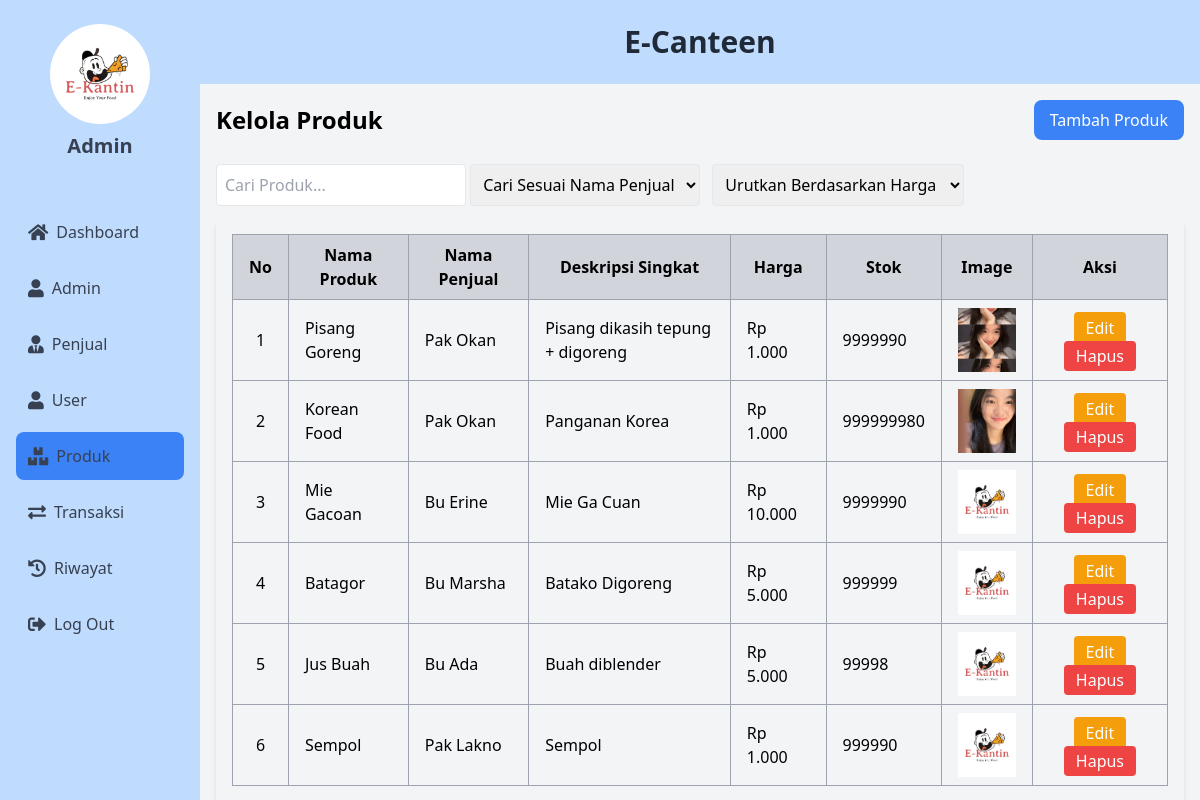
The app's page /e-canteen/barang/barang.php with its own data.
### tables this page shows
CREATE TABLE `produk` (
  `id_produk` int NOT NULL AUTO_INCREMENT,
  `id_penjual` int NOT NULL,
  `nama_produk` varchar(100) NOT NULL,
  `deskripsi_produk` varchar(100) NOT NULL,
  `harga` decimal(10,2) NOT NULL,
  `stok` int NOT NULL,
  `image` blob NOT NULL,
  `tanggal_dimasukan` timestamp NOT NULL DEFAULT CURRENT_TIMESTAMP,
  PRIMARY KEY (`id_produk`),
  KEY `produk_penjual_FK` (`id_penjual`),
  CONSTRAINT `produk_penjual_FK` FOREIGN KEY (`id_penjual`) REFERENCES `penjual` (`id_penjual`) ON DELETE CASCADE ON UPDATE CASCADE
);

CREATE TABLE `penjual` (
  `id_penjual` int NOT NULL AUTO_INCREMENT,
  `nama_penjual` varchar(100) NOT NULL,
  `kontak` varchar(100) NOT NULL,
  `status` enum('aktif','non-aktif') NOT NULL,
  `tanggal_bergabung` timestamp NOT NULL,
  `saldo` decimal(10,2) NOT NULL DEFAULT '0.00',
  `withdrawable_balance` decimal(10,2) NOT NULL DEFAULT '0.00',
  PRIMARY KEY (`id_penjual`)
);

### e-canteen/barang/barang.php (the view, shortened to what this page needs)
<?php
include '../config.php';
$hal = isset($_GET['hal']) ? (int)$_GET['hal'] : 1;
$batas = 6;
$mulai = ($hal - 1) * $batas;
?>
<!DOCTYPE html>
<html lang="en">
<head>
    <link rel="stylesheet" href="https://cdn.jsdelivr.net/npm/tailwindcss@2.2.19/dist/tailwind.min.css">
    <link href="https://cdnjs.cloudflare.com/ajax/libs/font-awesome/5.15.4/css/all.min.css" rel="stylesheet">
</head>
<body class="bg-gray-100">
    <div class="flex h-screen overflow-hidden">
        <div class="w-1/6 bg-blue-200">
            <div class="flex flex-col items-center py-6 px-4">
                <div class="flex flex-col items-center mb-6">
                    <img src="../images/WhatsApp Image 2025-01-04 at 10.08.50_8e6a12dc.jpg" alt="Logo" class="rounded-full mb-2" style="height: 100px;">
                    <h1 class="text-xl font-semibold text-gray-700">Admin</h1>
                </div><br>
                <nav class="space-y-2 w-full">
                    <a href="../dashboard/dashboard.php" class="nav-link flex items-center p-3 w-full text-gray-700 hover:bg-blue-500 hover:text-white transition-all duration-300 rounded-lg <?php echo (basename($_SERVER['PHP_SELF']) == 'dashboard.php') ? 'bg-blue-500 text-white' : ''; ?>">
                        <i class="fas fa-home mr-2 text-lg"></i> Dashboard
                    </a>
                    <a href="../admin/admin.php" class="nav-link flex items-center p-3 w-full text-gray-700 hover:bg-blue-500 hover:text-white transition-all duration-300 rounded-lg <?php echo (basename($_SERVER['PHP_SELF']) == 'admin.php') ? 'bg-blue-500 text-white' : ''; ?>">
                        <i class="fas fa-user mr-2 text-lg"></i> Admin
                    </a>
                    <a href="../penjual/penjual.php" class="nav-link flex items-center p-3 w-full text-gray-700 hover:bg-blue-500 hover:text-white transition-all duration-300 rounded-lg <?php echo (basename($_SERVER['PHP_SELF']) == 'penjual.php') ? 'bg-blue-500 text-white' : ''; ?>">
                        <i class="fas fa-user-tie mr-2 text-lg"></i> Penjual
                    </a>
                    <a href="../user/user.php" class="nav-link flex items-center p-3 w-full text-gray-700 hover:bg-blue-500 hover:text-white transition-all duration-300 rounded-lg <?php echo (basename($_SERVER['PHP_SELF']) == 'user.php') ? 'bg-blue-500 text-white' : ''; ?>">
                        <i class="fas fa-user mr-2 text-lg"></i> User
                    </a>
                    <a href="../barang/barang.php" class="nav-link flex items-center p-3 w-full text-gray-700 hover:bg-blue-500 hover:text-white transition-all duration-300 rounded-lg <?php echo (basename($_SERVER['PHP_SELF']) == 'barang.php') ? 'bg-blue-500 text-white' : ''; ?>">
                        <i class="fas fa-boxes mr-2 text-lg"></i> Produk
                    </a>
                    <a href="../transaksi/transaksi.php" class="nav-link flex items-center p-3 w-full text-gray-700 hover:bg-blue-500 hover:text-white transition-all duration-300 rounded-lg <?php echo (basename($_SERVER['PHP_SELF']) == 'transaksi.php') ? 'bg-blue-500 text-white' : ''; ?>">
                        <i class="fas fa-exchange-alt mr-2 text-lg"></i> Transaksi
                    </a>
                    <a href="../riwayat/riwayat.php" class="nav-link flex items-center p-3 w-full text-gray-700 hover:bg-blue-500 hover:text-white transition-all duration-300 rounded-lg <?php echo (basename($_SERVER['PHP_SELF']) == 'riwayat.php') ? 'bg-blue-500 text-white' : ''; ?>">
                        <i class="fas fa-history mr-2 text-lg"></i> Riwayat
                    </a>
                    <a href="../logout.php" class="nav-link flex items-center p-3 w-full text-gray-700 hover:bg-blue-500 hover:text-white transition-all duration-300 rounded-lg">
                        <i class="fas fa-sign-out-alt mr-2 text-lg"></i> Log Out
                    </a>
                </nav>
            </div>
        </div>
        <div class="flex-1 flex flex-col overflow-hidden">
            <div class="bg-blue-200 text-center text-xl font-bold text-black py-6 border-b-3 border-blue-400">
                <h1 class="text-3xl font-bold text-gray-800">E-Canteen</h1>
            </div>
            <div class="flex-1 p-4">
                <div class="flex justify-between items-center mb-6">
                    <h1 class="text-2xl font-bold">Kelola Produk</h1>
                    <button onclick="toggleModal()" class="bg-blue-500 text-white px-4 py-2 rounded-lg hover:bg-blue-600">
                        Tambah Produk
                    </button>
                </div>
                <div class="mb-3">
                    <input type="text" id="searchInput" class="search-input form-control p-2 border rounded w-full md:w-1/2" placeholder="Cari Produk...">
                    <select id="sellerFilter" class="p-2 border rounded">
                        <option value="">Cari Sesuai Nama Penjual</option>
                    </select>
                    <select id="priceFilter" class="p-2 border rounded ml-2">
                        <option value="">Urutkan Berdasarkan Harga</option>
                    </select>
                </div>
                <div class="card shadow-md rounded-lg overflow-hidden">
                    <div class="card-body p-4">
                        <div class="overflow-x-auto">
                            <table class="min-w-full table-auto border-collapse">
                                <thead>
                                    <tr class="bg-gray-300 text-center">
                                        <th class="px-4 py-2 border border-gray-400">No</th>
                                        <th class="px-4 py-2 border border-gray-400">Nama Produk</th>
                                        <th class="px-4 py-2 border border-gray-400">Nama Penjual</th>
                                        <th class="px-4 py-2 border border-gray-400">Deskripsi Singkat</th>
                                        <th class="px-4 py-2 border border-gray-400">Harga</th>
                                        <th class="px-4 py-2 border border-gray-400">Stok</th>
                                        <th class="px-4 py-2 border border-gray-400">Image</th>
                                        <th class="px-4 py-2 border border-gray-400">Aksi</th>
                                    </tr>
                                </thead>
                                <tbody>
                                    <?php
                                    $query = mysqli_query($conn, "SELECT produk.*, penjual.nama_penjual FROM produk
                                                            LEFT JOIN penjual ON produk.id_penjual = penjual.id_penjual
                                                            ORDER BY produk.id_produk DESC
                                                            LIMIT $mulai, $batas");
                                    $no = $mulai + 1;
                                    while ($row = mysqli_fetch_assoc($query)) {
                                        echo "
                                        <tr class='hover:bg-gray-100'>
                                            <td class='px-4 py-2 text-center border border-gray-400'>{$no}</td>
                                            <td class='px-4 py-2 border border-gray-400'>{$row['nama_produk']}</td>
                                            <td class='px-4 py-2 border border-gray-400'>{$row['nama_penjual']}</td>
                                            <td class='px-4 py-2 border border-gray-400'>{$row['deskripsi_produk']}</td>
                                            <td class='px-4 py-2 border border-gray-400'>Rp " . number_format($row['harga'], 0, ',', '.') . "</td>
                                            <td class='px-4 py-2 border border-gray-400'>{$row['stok']}</td>
                                            <td class='px-4 py-2 text-center border border-gray-400'><img src='{$row['image']}' alt='Product Image' class='w-16 h-16 object-cover'></td>
                                            <td class='px-4 py-2 text-center border border-gray-400'>
                                                <button onclick=\"openEditModal(
                                                    '{$row['id_produk']}',
                                                    '" . htmlspecialchars($row['nama_produk'], ENT_QUOTES) . "',
                                                    '{$row['id_penjual']}',
                                                    '" . htmlspecialchars($row['deskripsi_produk'], ENT_QUOTES) . "',
                                                    '{$row['harga']}',
                                                    '{$row['stok']}',
                                                    '{$row['image']}'
                                                )\" class='bg-yellow-500 text-white px-3 py-1 rounded hover:bg-yellow-600'>Edit</button>
                                                <a href='#' onclick=\"openDeleteModal('{$row['id_produk']}')\" class='bg-red-500 text-white px-3 py-1 rounded hover:bg-red-600'>Hapus</a>
                                            </td>
                                        </tr>
                                        ";
                                        $no++;
                                    }
                                    ?>
                                </tbody>
                            </table>
                        </div>
                    </div>
                </div>
            </div>
        </div>
        </div>
</body>
</html>

### e-canteen/barang/barang.php (style rules this page uses)
.search-input { max-width: 250px; }

### records on screen
produk: nama_produk "Pisang Goreng", id_penjual.nama_penjual "Pak Okan", deskripsi_produk "Pisang dikasih tepung + digoreng", harga "1.000", stok "9999990", image (picture)
produk: nama_produk "Korean Food", id_penjual.nama_penjual "Pak Okan", deskripsi_produk "Panganan Korea", harga "1.000", stok "999999980", image (picture)
produk: nama_produk "Mie Gacoan", id_penjual.nama_penjual "Bu Erine", deskripsi_produk "Mie Ga Cuan", harga "10.000", stok "9999990", image (picture)
produk: nama_produk "Batagor", id_penjual.nama_penjual "Bu Marsha", deskripsi_produk "Batako Digoreng", harga "5.000", stok "999999", image (picture)
produk: nama_produk "Jus Buah", id_penjual.nama_penjual "Bu Ada", deskripsi_produk "Buah diblender", harga "5.000", stok "99998", image (picture)
produk: nama_produk "Sempol", id_penjual.nama_penjual "Pak Lakno", deskripsi_produk "Sempol", harga "1.000", stok "999990", image (picture)
